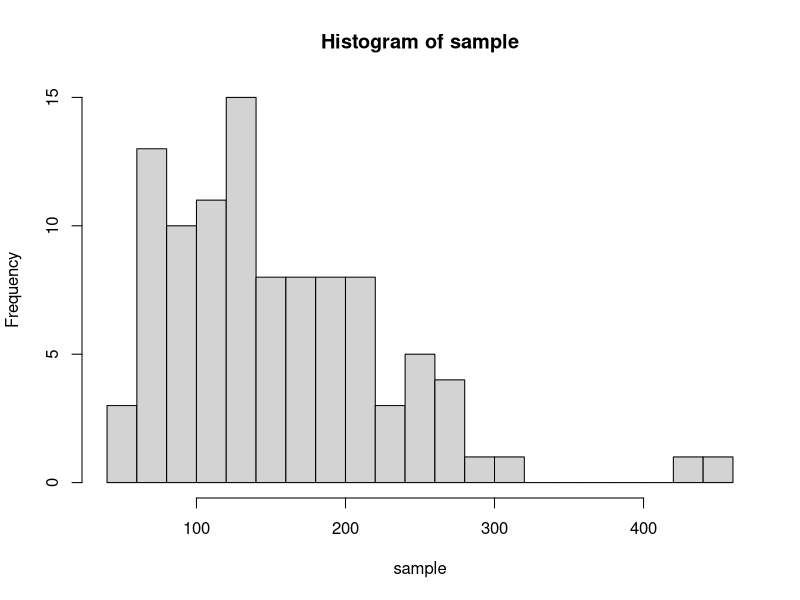
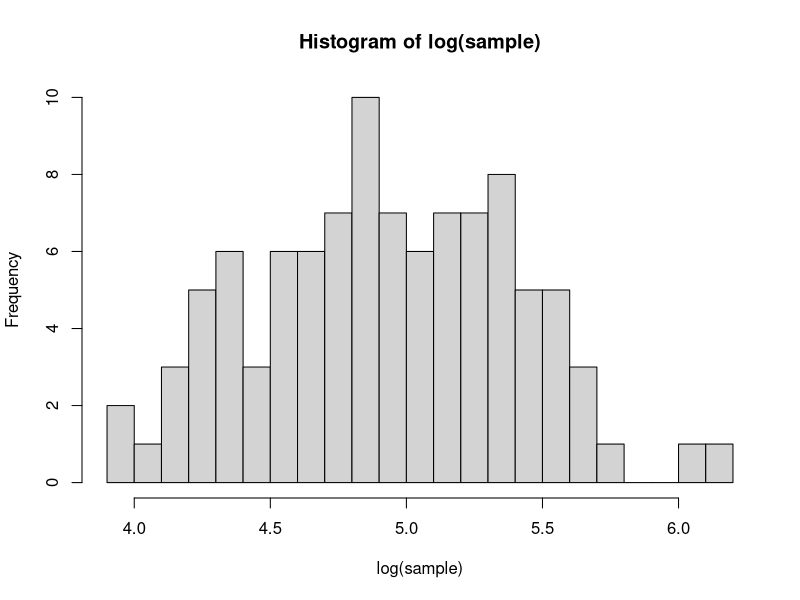
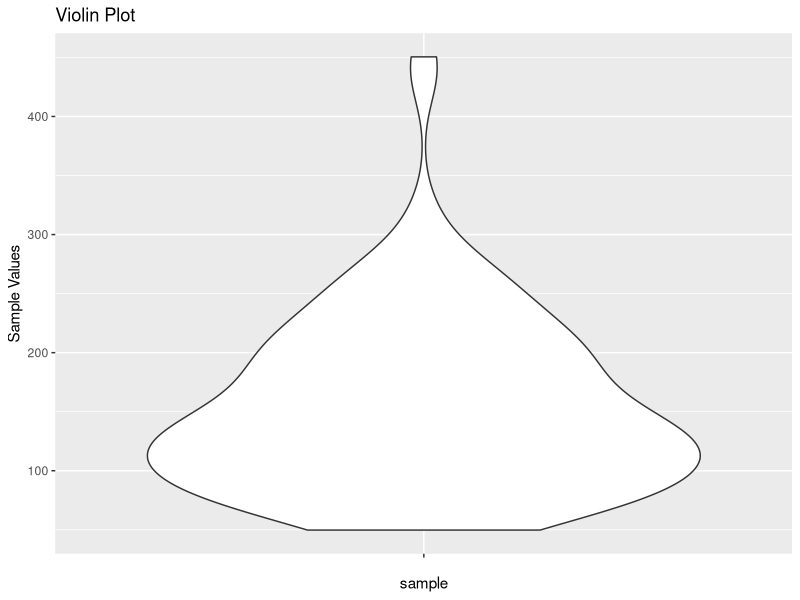

Recreate these plots in R, in order.
## ---- chunk 1
set.seed(10)
sample = rlnorm(100, meanlog = 5, sdlog = 0.5)

## ---- chunk 2
library(ggplot2)
hist(sample,breaks = 20)
## ---- chunk 3
hist(log(sample), breaks = 20)
## ---- chunk 4
data <- data.frame(Value = sample)
ggplot(data, aes(x = "", y = Value)) +
  geom_violin() + 
  xlab("sample") +
  ylab("Sample Values") +
  ggtitle("Violin Plot")
